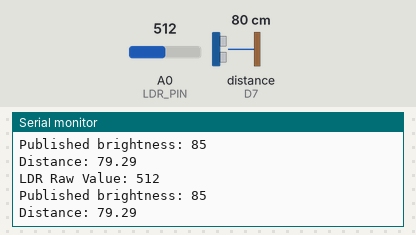
Bench run of a sketch on a simulated Arduino MKR. Shown: the last lines printed to the serial monitor. Wiring (inferred from the names in the program): ultrasonic range finder: trigger D6; echo D7. The inputs (shaded band) are chosen by the test bench; at power-on: distance to the obstacle (sensor on D7) 80 cm, A0 (LDR_PIN) = 512. The echo pulse lasts 58.3 µs per cm; WiFi joins after 1.5 s; servers stay silent unless stated; no MQTT or app messages arrive unless stated; not simulated (calls return 0 or success): arduino_secrets.h.

Above: at 8.7 s.
8.8 s: distance to the obstacle (sensor on D7) set to 2 cm
At 9.5 s:
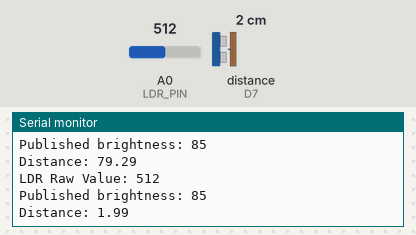
10.3 s: A0 (LDR_PIN) set to 716
At 11.0 s:
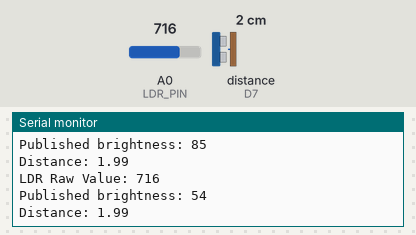
11.8 s: distance to the obstacle (sensor on D7) set to 4 cm
At 12.6 s:
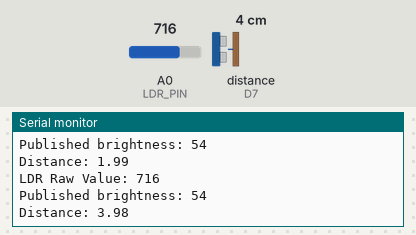
13.3 s: A0 (LDR_PIN) set to 900
At 14.1 s:
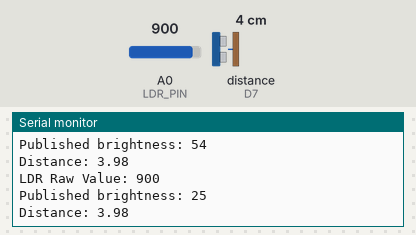
Timing chart, 0 to 15.8 s (numbered marks = the images above; inputs shaded):
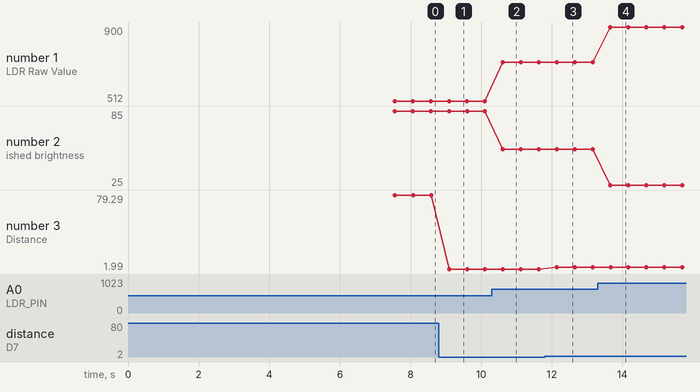

The sketch:

sketch_cefinal2.3buffer.ino
```cpp
#include <WiFiNINA.h>
#include <PubSubClient.h>
#include "arduino_secrets.h"

// Wi-Fi and MQTT credentials
const char* ssid = SECRET_SSID;
const char* password = SECRET_PASS;
const char* mqtt_server = "mqtt.cetools.org";
const int mqtt_port = 1884;
const char* mqtt_username = SECRET_MQTTUSER;
const char* mqtt_password = SECRET_MQTTPASS;

// MQTT topics
const char* mqtt_topic_brightness = "student/CASA0014/light/1/brightness/";
const char* mqtt_topic_pixels = "student/CASA0014/light/1/pixel/";

// Sensor pins
#define LDR_PIN A0        // 光敏电阻引脚
#define TRIG_PIN 6        // 超声波Trig引脚
#define ECHO_PIN 7        // 超声波Echo引脚

WiFiClient wifiClient;
PubSubClient client(wifiClient);

void setup() {
  Serial.begin(115200);
  delay(1000);

  // Configure sensor pins
  pinMode(TRIG_PIN, OUTPUT);
  pinMode(ECHO_PIN, INPUT);

  // Connect to Wi-Fi
  WiFi.setHostname("MKR1010_Controller");
  connectToWiFi();

  // Set MQTT server
  client.setServer(mqtt_server, mqtt_port);
  Serial.println("Setup complete");
}

void loop() {
  // Ensure connection to MQTT broker
  if (!client.connected()) {
    reconnectMQTT();
  }

  // Ensure connection to Wi-Fi
  if (WiFi.status() != WL_CONNECTED) {
    connectToWiFi();
  }

  // Process incoming MQTT messages
  client.loop();

  // Control brightness using LDR
  controlBrightness();

  // Control color and number of LEDs using distance
  controlLightPattern();

  delay(500); // Small delay to avoid overwhelming the MQTT broker
}

void connectToWiFi() {
  while (WiFi.status() != WL_CONNECTED) {
    Serial.print("Connecting to Wi-Fi: ");
    Serial.println(ssid);
    WiFi.begin(ssid, password);
    delay(5000);
  }
  Serial.print("Connected to Wi-Fi. IP Address: ");
  Serial.println(WiFi.localIP());
}

void reconnectMQTT() {
  while (!client.connected()) {
    Serial.print("Connecting to MQTT broker...");
    if (client.connect("MKR1010_Client", mqtt_username, mqtt_password)) {
      Serial.println("connected");
    } else {
      Serial.print("failed, rc=");
      Serial.print(client.state());
      Serial.println(" try again in 5 seconds");
      delay(5000);
    }
  }
}

void controlBrightness() {
  int ldrValue = analogRead(LDR_PIN); // 读取光敏电阻值
  Serial.print("LDR Raw Value: ");
  Serial.println(ldrValue);

  int brightness;

  // 根据 LDR 值分段映射亮度
  if (ldrValue > 1000) {
    brightness = 0; // 超过 1000 时关闭 LED
  } else if (ldrValue >= 300 && ldrValue <= 1000) {
    brightness = map(ldrValue, 1000, 300, 10, 119); // 在 300 到 1000 之间映射亮度
  } else {
    brightness = 255; // 小于 300 时最大亮度
  }

  // 确保亮度在有效范围
  brightness = constrain(brightness, 0, 255);

  // 构建亮度消息
  char mqtt_message[50];
  sprintf(mqtt_message, "{\"brightness\": %d}", brightness);

  // 发布亮度到 MQTT
  client.publish(mqtt_topic_brightness, mqtt_message);

  Serial.print("Published brightness: ");
  Serial.println(brightness);
}

void controlLightPattern() {
  float distance = measureDistance(); // 测量距离
  int numLEDs = map(distance, 0, 120, 12, 0); // 距离映射到灯的数量（假设灯环有12个灯）
  numLEDs = constrain(numLEDs, 0, 12);      // 确保数量在范围内

  // 根据距离改变颜色（蓝-远，红-近）
  char mqtt_message[100];
  for (int i = 0; i < 12; i++) {
    int r, g, b;

    if (distance <= 30) {
      r = 255;
      g = 0;
      b = 0;
    } else {
      r = map(distance, 20, 100, 255, 0);
      g = 0;
      b = map(distance, 20, 100, 0, 255);
    }

    sprintf(mqtt_message, "{\"pixelid\": %d, \"R\": %d, \"G\": %d, \"B\": %d, \"W\": 0}", i, r, g, b);
    client.publish(mqtt_topic_pixels, mqtt_message);

    //Serial.print("Published to pixel: ");
    //Serial.println(mqtt_message);
  }
}

float measureDistance() {
  // 超声波测距
  digitalWrite(TRIG_PIN, LOW);
  delayMicroseconds(2);
  digitalWrite(TRIG_PIN, HIGH);
  delayMicroseconds(10);
  digitalWrite(TRIG_PIN, LOW);

  long duration = pulseIn(ECHO_PIN, HIGH);
  float distance = (duration * 0.034) / 2.0; // 转换为厘米
  Serial.print("Distance: ");
  Serial.println(distance);
  return distance;
}
```

Measured:
- after the input at 8.8 s, the serial monitor: prints a new line after 0.29 s (image 1)
- after the input at 10.3 s, the serial monitor: prints a new line after 0.31 s (image 2)
- after the input at 11.8 s, the serial monitor: prints a new line after 0.34 s (image 3)
- after the input at 13.3 s, the serial monitor: prints a new line after 0.36 s (image 4)
- plotted number 1: 512 → 716 after the input at 10.3 s, 716 → 900 after the input at 13.3 s
- plotted number 2: 85 → 54 after the input at 10.3 s, 54 → 25 after the input at 13.3 s
- plotted number 3: 79.29 → 1.99 after the input at 8.8 s, 1.99 → 3.98 after the input at 11.8 s
